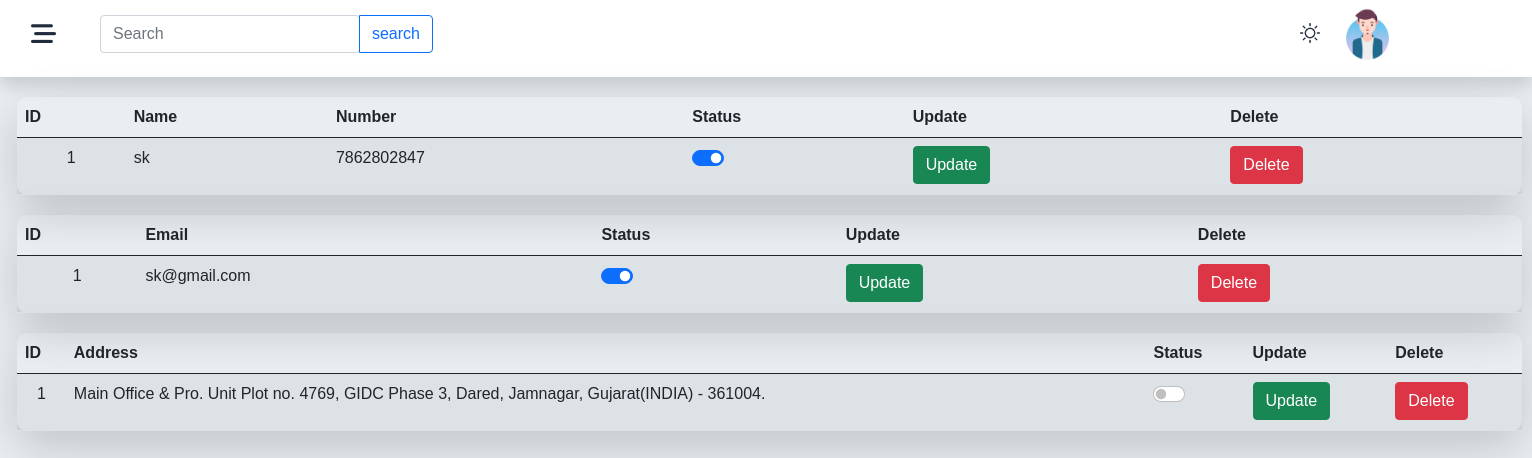
Page /admin/contact.php on the committed database.
### tables this page shows
CREATE TABLE `mob` (
  `id` int(255) NOT NULL,
  `name` varchar(999) NOT NULL,
  `number` varchar(999) NOT NULL,
  `status` varchar(999) NOT NULL
);

CREATE TABLE `email` (
  `id` int(255) NOT NULL,
  `email` varchar(999) NOT NULL,
  `status` varchar(999) NOT NULL
);

CREATE TABLE `address` (
  `id` int(255) NOT NULL,
  `address` varchar(999) NOT NULL,
  `status` varchar(999) NOT NULL
);

### admin/contact.php (the view, shortened to what this page needs)
<!DOCTYPE html>
<html lang="en">
<head>
     <link href="https://cdn.jsdelivr.net/npm/bootstrap@5.0.2/dist/css/bootstrap.min.css" rel="stylesheet">
     <link rel="stylesheet" href="https://cdnjs.cloudflare.com/ajax/libs/font-awesome/6.5.1/css/all.min.css" />
     <link rel="stylesheet" href="https://use.fontawesome.com/releases/v5.7.2/css/all.css">
     <link rel="stylesheet" href="includes/css/footer.css">
     <link rel="stylesheet" href="includes/css/contact.css">
     <link rel="stylesheet" href="includes/css/header.css">
</head>
<body>
     <?php include 'includes/php/header.php'; ?>
     <div class="mobile">
          <table class="table table-hover table-borderd table-striped shadow-lg">
               <thead>
                    <tr>
                         <th scope="col">ID</th>
                         <th scope="col">Name</th>
                         <th scope="col">Number</th>
                         <th scope="col">Status</th>
                         <th scope="col">Update</th>
                         <th scope="col">Delete</th>
                    </tr>
               </thead>
               <tbody>
                    <?php
                         $st = "SELECT * FROM `mob`";
                         $res = mysqli_query($cn, $st) or die("Not Inserted");
                         while ($fld = mysqli_fetch_array($res)) {
                    ?>
                         <tr>
                              <td>
                                   <p style="text-align: center;"><?php echo $fld['id']; ?></p>
                              </td>
                              <td><?php echo $fld['name']; ?></td>
                              <td><?php echo $fld['number']; ?></td>
                              <td>
                                   <div class="form-lg-check form-switch">
                                        <input class="form-check-input" <?php if ($fld["status"] == '1') { echo "checked"; } ?> onclick="toggleStatus(<?php echo $fld['id'];?>)" type="checkbox" id="check">
                                   </div>
                              </td>
                              <td><a href="update_email.php?id=<?php echo $fld['id']?>" class="btn btn-success">Update</a></td>
                              <td><a href="delete_email.php?id=<?php echo $fld['id']?>" class="btn btn-danger">Delete</a></td>
                         </tr>
                    <?php
                         }
                    ?>
               </tbody>
          </table>
     </div>
     <div class="email">
          <table class="table table-hover table-borderd table-striped shadow-lg">
               <thead>
                    <tr>
                         <th scope="col">ID</th>
                         <th scope="col">Email</th>
                         <th scope="col">Status</th>
                         <th scope="col">Update</th>
                         <th scope="col">Delete</th>
                    </tr>
               </thead>
               <tbody>
                    <?php
                         $st2 = "SELECT * FROM `email`";
                         $res2 = mysqli_query($cn, $st2) or die("Not Inserted");
                         while ($fld2=mysqli_fetch_array($res2)) {
                    ?>
                         <tr>
                              <td><p style="text-align: center;"><?php echo $fld2['id']?></p></td>
                              <td><?php echo $fld2['email']?></td>
                              <td>
                                   <div class="form-lg-check form-switch">
                                        <input class="form-check-input" <?php if ($fld2["status"] == '1') { echo "checked"; } ?> onclick="toggleStatus(<?php echo $fld2['id'];?>)" type="checkbox" id="check">
                                   </div>
                              </td>
                              <td><a href="update_email.php?id=<?php echo $fld2['id']?>" class="btn btn-success">Update</a></td>
                              <td><a href="delete_email.php?id=<?php echo $fld2['id']?>" class="btn btn-danger">Delete</a></td>
                         </tr>
                    <?php
                         }
                    ?>
               </tbody>
          </table>
     </div>
     <div class="address">
          <table class="table table-hover table-borderd table-striped shadow-lg">
               <thead>
                    <tr>
                         <th scope="col">ID</th>
                         <th scope="col">Address</th>
                         <th scope="col">Status</th>
                         <th scope="col">Update</th>
                         <th scope="col">Delete</th>
                    </tr>
               </thead>
               <tbody>
                    <?php
                         $st3 = "SELECT * FROM `address`";
                         $res3 = mysqli_query($cn, $st3) or die("Not Inserted");
                         while ($fld3=mysqli_fetch_array($res3)) {
                    ?>
                         <tr>
                              <td><p style="text-align: center;"><?php echo $fld3['id']?></p></td>
                              <td><?php echo $fld3['address']?></td>
                              <td>
                                   <div class="form-lg-check form-switch">
                                        <input class="form-check-input" <?php if ($fld3["status"] == '1') { echo "checked"; } ?> onclick="toggleStatus(<?php echo $fld3['id'];?>)" type="checkbox" id="check">
                                   </div>
                              </td>
                              <td><a href="update_address.php?id=<?php echo $fld3['id']?>" class="btn btn-success">Update</a></td>
                              <td><a href="delete_address.php?id=<?php echo $fld3['id']?>" class="btn btn-danger">Delete</a></td>
                         </tr>
                    <?php
                         }
                    ?>
               </tbody>
          </table>
     </div>
</body>
</html>

### admin/includes/css/contact.css (style rules this page uses)
body { font-family: Arial, Helvetica, sans-serif; background-color: #e9eef3; margin-bottom: 20px; }
.table { border-radius: 10px; margin-top: 20px; margin-left: 17px; width: 1505px; }

### rows in the picture
mob: id "1", name "sk", number "7862802847", status "☑"
email: id "1", email "sk@gmail.com", status "☑"
address: id "1", address "Main Office & Pro. Unit Plot no. 4769, GIDC Phase 3, Dared, Jamnagar, Gujarat(INDIA) - 361004."
